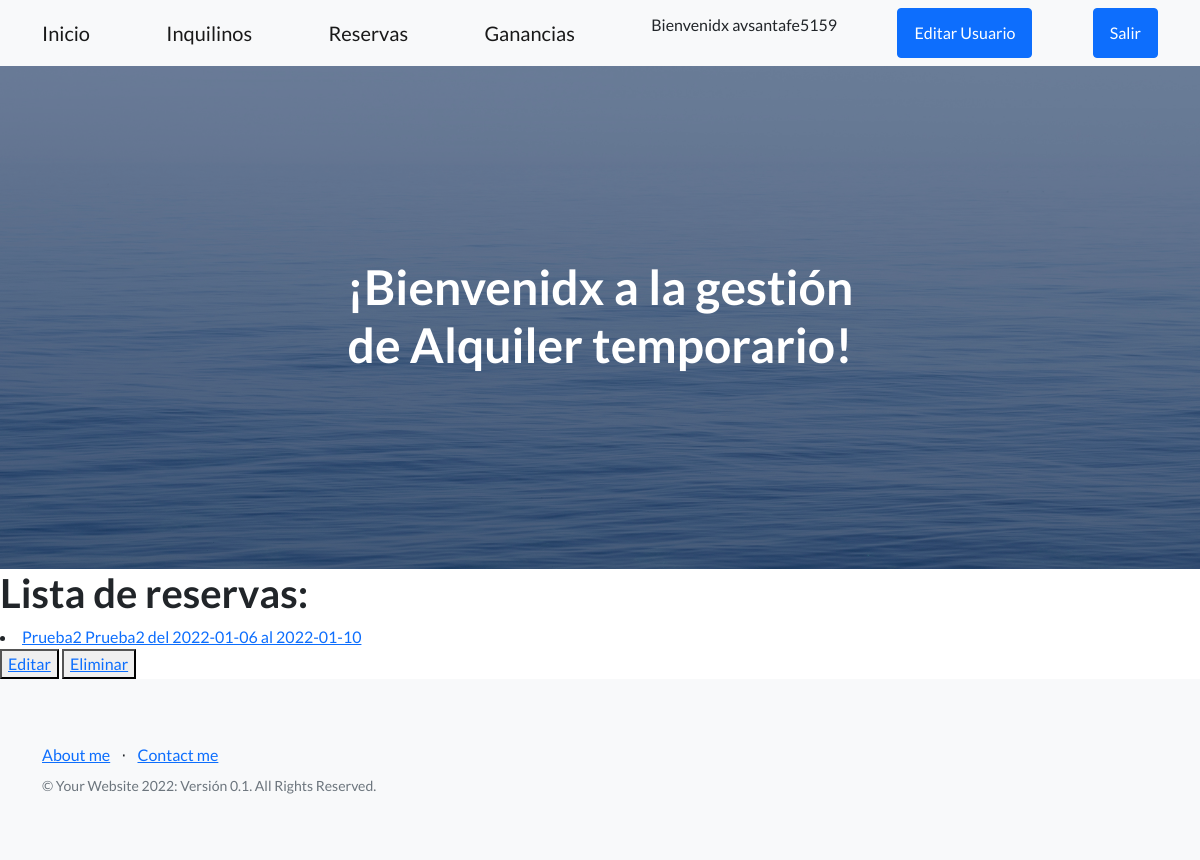
Page /emp-app1/booking-read/ (signed in) on the earlier database version.
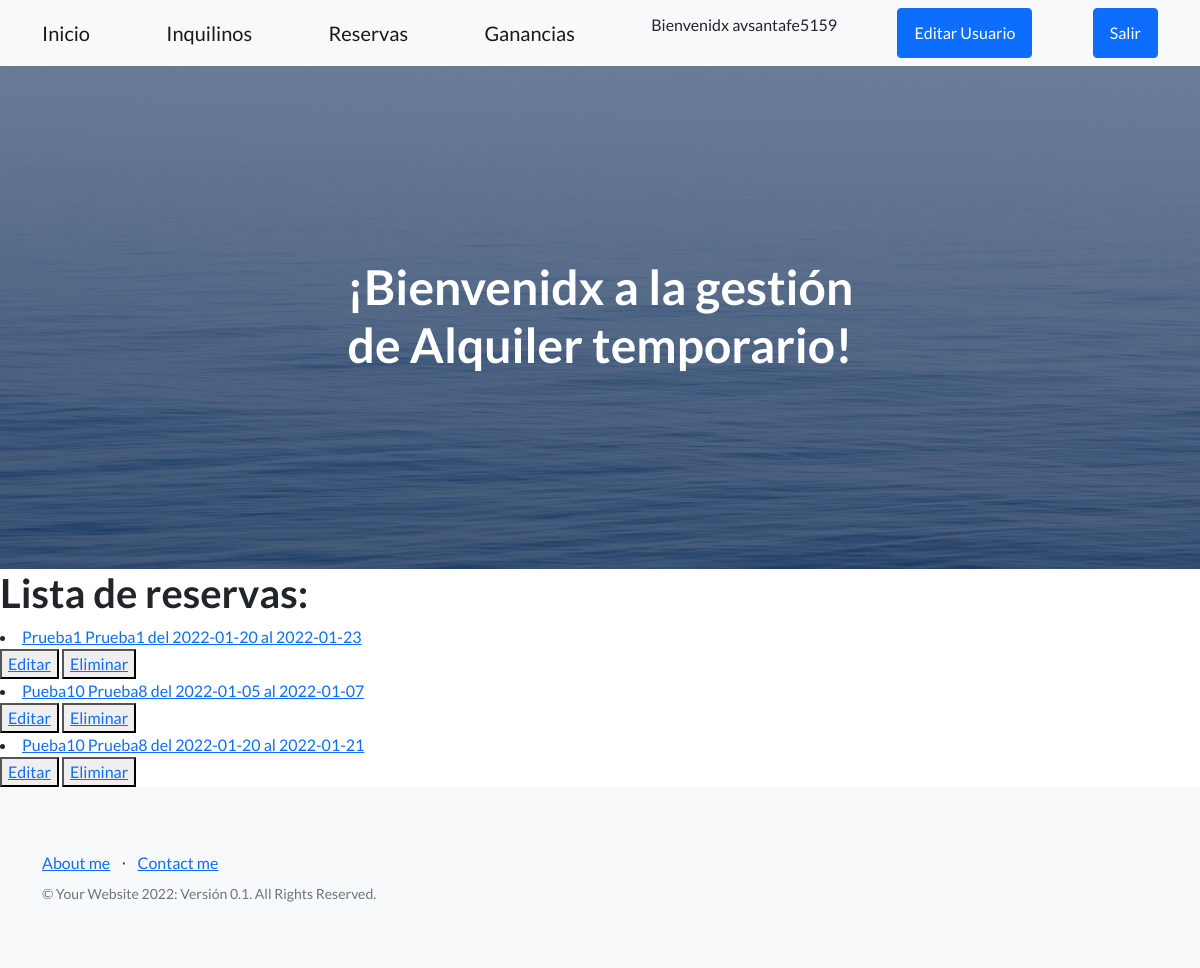
Same page on the later database version.
### EmpApp1/models.py (models this page shows)
class Booking (models.Model):
    person = models.ForeignKey(Person,on_delete=models.CASCADE, blank= False, null= False, verbose_name= 'Inquilino')
    date_in = models.DateField(max_length=30, verbose_name= 'Fecha de entrada')
    date_out = models.DateField(max_length=30, verbose_name= 'Fecha de salida')
    def __str__(self):
        return f'{self.person} del {self.date_in} al {self.date_out}'
    class Meta:
        db_table = 'Booking'
        verbose_name = 'Reserva'
        verbose_name_plural = 'Reservas'

class Person (models.Model):
    first_name = models.CharField(max_length=30, verbose_name= 'Nombre')
    last_name = models.CharField(max_length=30, verbose_name= 'Apellido')
    dni = models.CharField(max_length=10, verbose_name='DNI')
    tel = models.CharField(max_length=30, verbose_name= 'Telefono')
    email = models.EmailField(max_length=50, verbose_name= 'Email')
    def __str__(self):
        return f'{self.first_name} {self.last_name}'
    class Meta:
        db_table = 'Person'
        verbose_name = 'Inquilino'
        verbose_name_plural = 'Inquilinos'
        ordering = ['last_name']

### EmpApp1/views.py (the view)
# urls.py: path('booking-read/',booking_read.as_view() , name="booking-read"),
class booking_read (LoginRequiredMixin,ListView):
    model = Booking
    template_name = 'booking_read.html'
    context_object_name = "booking" #Contexto para el template (html)

### EmpApp1/Templates/booking_read.html
{% extends 'temp_padre.html' %}
{% load static %}
{% block ContenidoQueCambia %}
    <h1> Lista de reservas:</h1>
    {% for book in booking %}
        <li>
            <a href="{% url 'booking-detail' book.id %}">{{book}}</a>
         </li>
         <div>
            <button>
                <a href="{% url 'booking-update' book.id %}">Editar</a>
            </button>
            <button>
                <a href="{% url 'booking-delete' book.id %}">Eliminar</a>
            </button>
         </div>
    {% endfor %}
{% endblock ContenidoQueCambia %}

Differences in the rows shown:
removed Booking: person+date_in+date_out "Prueba2 Prueba2 del 2022-01-06 al 2022-01-10"
added Booking: person+date_in+date_out "Prueba1 Prueba1 del 2022-01-20 al 2022-01-23"
added Booking: person+date_in+date_out "Pueba10 Prueba8 del 2022-01-05 al 2022-01-07"
added Booking: person+date_in+date_out "Pueba10 Prueba8 del 2022-01-20 al 2022-01-21"
